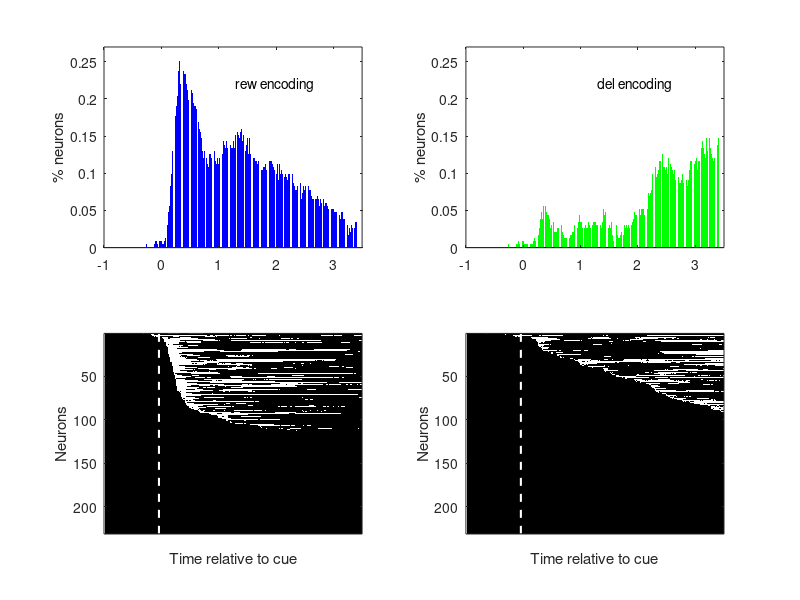

MATLAB code for this plot:
%load p-values calculated from the two-way ANOVAs (Reward x Delay) using the sliding window
%analysis (n=231 neurons)
load data_ANOVA

stat_thr = 0.05/170; %bonferroni correction
ANOVA_rew = zeros(length(pval_ANOVA),length(pval_ANOVA{1}.rew)); 
ANOVA_del = zeros(length(pval_ANOVA),length(pval_ANOVA{1}.del));
 
 for iii = 1:length(pval_ANOVA)
     ANOVA_rew(iii, find(pval_ANOVA{iii}.rew < stat_thr | pval_ANOVA{iii}.inter < stat_thr)) = 1;
     ANOVA_del(iii, find(pval_ANOVA{iii}.del < stat_thr | pval_ANOVA{iii}.inter < stat_thr)) = 1;

     vect = [ANOVA_rew(iii,:)];
     if ~isempty(find(vect == 1))
        t_max(iii,1) = find(vect == 1, 1);
     else
        t_max(iii,1) = 300;
     end
      vect2 = [ANOVA_del(iii,:)];
     if ~isempty(find(vect2 == 1))
        t_max2(iii,1) = find(vect2 == 1, 1);
     else
        t_max2(iii,1) = 300;
     end
 end

 [val rank] = sort(t_max);
 [val2 rank2] = sort(t_max2);
 
 figure
 subplot(2,2,1)
 h = bar(timescale,sum(ANOVA_rew)./length(pval_ANOVA));
           set(h,'FaceColor','b','EdgeColor','none');
           ylim([0 0.27]) 
           ylabel('% neurons');
           xlim([-1 3.5])
           text(1.3,0.22,'rew encoding')
       
subplot(2,2,3)
imagesc(ANOVA_rew(rank, :)) 
hold on
plot([46 46], [1 231], 'w--', 'LineWidth', 1.5)
xlabel('Time relative to cue')
ylabel('Neurons')
colormap([0 0 0; 1 1 1])
xlim([0 216])
set(gca,'XTick',[])

subplot(2,2,2)
h = bar(timescale,sum(ANOVA_del)./length(pval_ANOVA));
           set(h,'FaceColor','g','EdgeColor','none');
           ylim([0 0.27]) 
           ylabel('% neurons');
           xlim([-1 3.5])
           text(1.3,0.22,'del encoding')
                  
subplot(2,2,4)
imagesc(ANOVA_del(rank2, :)) 
hold on
plot([46 46], [1 231], 'w--', 'LineWidth', 1.5)
xlabel('Time relative to cue')
ylabel('Neurons')
colormap([0 0 0; 1 1 1])
xlim([0 216])
set(gca,'XTick',[])

clear all








